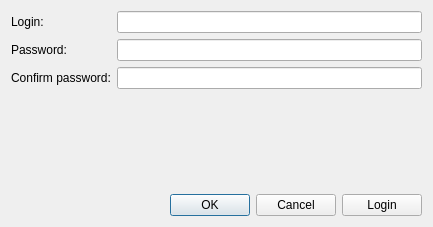
<?xml version="1.0" encoding="UTF-8"?>
<ui version="4.0">
 <class>RegistrationForm</class>
 <widget class="QDialog" name="RegistrationForm">
  <property name="geometry">
   <rect>
    <x>0</x>
    <y>0</y>
    <width>433</width>
    <height>227</height>
   </rect>
  </property>
  <property name="windowTitle">
   <string>Dialog</string>
  </property>
  <property name="styleSheet">
   <string notr="true">QWidget{background-color: #CCCCFF}
QLabel {background-color: #CCCCFF}
QPushButton {background-color: #FFFF00}
QLineEdit {background-color: #FFFFCC};
</string>
  </property>
  <layout class="QVBoxLayout" name="verticalLayout">
   <item>
    <layout class="QFormLayout" name="formLayout">
     <item row="0" column="0">
      <widget class="QLabel" name="loginLabel">
       <property name="text">
        <string>Login:</string>
       </property>
      </widget>
     </item>
     <item row="0" column="1">
      <widget class="QLineEdit" name="loginEdit"/>
     </item>
     <item row="1" column="0">
      <widget class="QLabel" name="passwordLabel">
       <property name="text">
        <string>Password:</string>
       </property>
      </widget>
     </item>
     <item row="2" column="0">
      <widget class="QLabel" name="passwordConfirmLabel">
       <property name="text">
        <string>Confirm password:</string>
       </property>
      </widget>
     </item>
     <item row="1" column="1">
      <widget class="QLineEdit" name="passwordEdit">
       <property name="echoMode">
        <enum>QLineEdit::Password</enum>
       </property>
      </widget>
     </item>
     <item row="2" column="1">
      <widget class="QLineEdit" name="passwordConfirmEdit">
       <property name="echoMode">
        <enum>QLineEdit::Password</enum>
       </property>
      </widget>
     </item>
    </layout>
   </item>
   <item>
    <spacer name="verticalSpacer">
     <property name="orientation">
      <enum>Qt::Vertical</enum>
     </property>
     <property name="sizeHint" stdset="0">
      <size>
       <width>20</width>
       <height>40</height>
      </size>
     </property>
    </spacer>
   </item>
   <item>
    <layout class="QHBoxLayout" name="horizontalLayout">
     <item>
      <widget class="QDialogButtonBox" name="buttonBox">
       <property name="standardButtons">
        <set>QDialogButtonBox::Cancel|QDialogButtonBox::Ok</set>
       </property>
      </widget>
     </item>
     <item>
      <widget class="QPushButton" name="loginButton">
       <property name="text">
        <string>Login</string>
       </property>
      </widget>
     </item>
    </layout>
   </item>
  </layout>
 </widget>
 <resources/>
 <connections/>
</ui>
